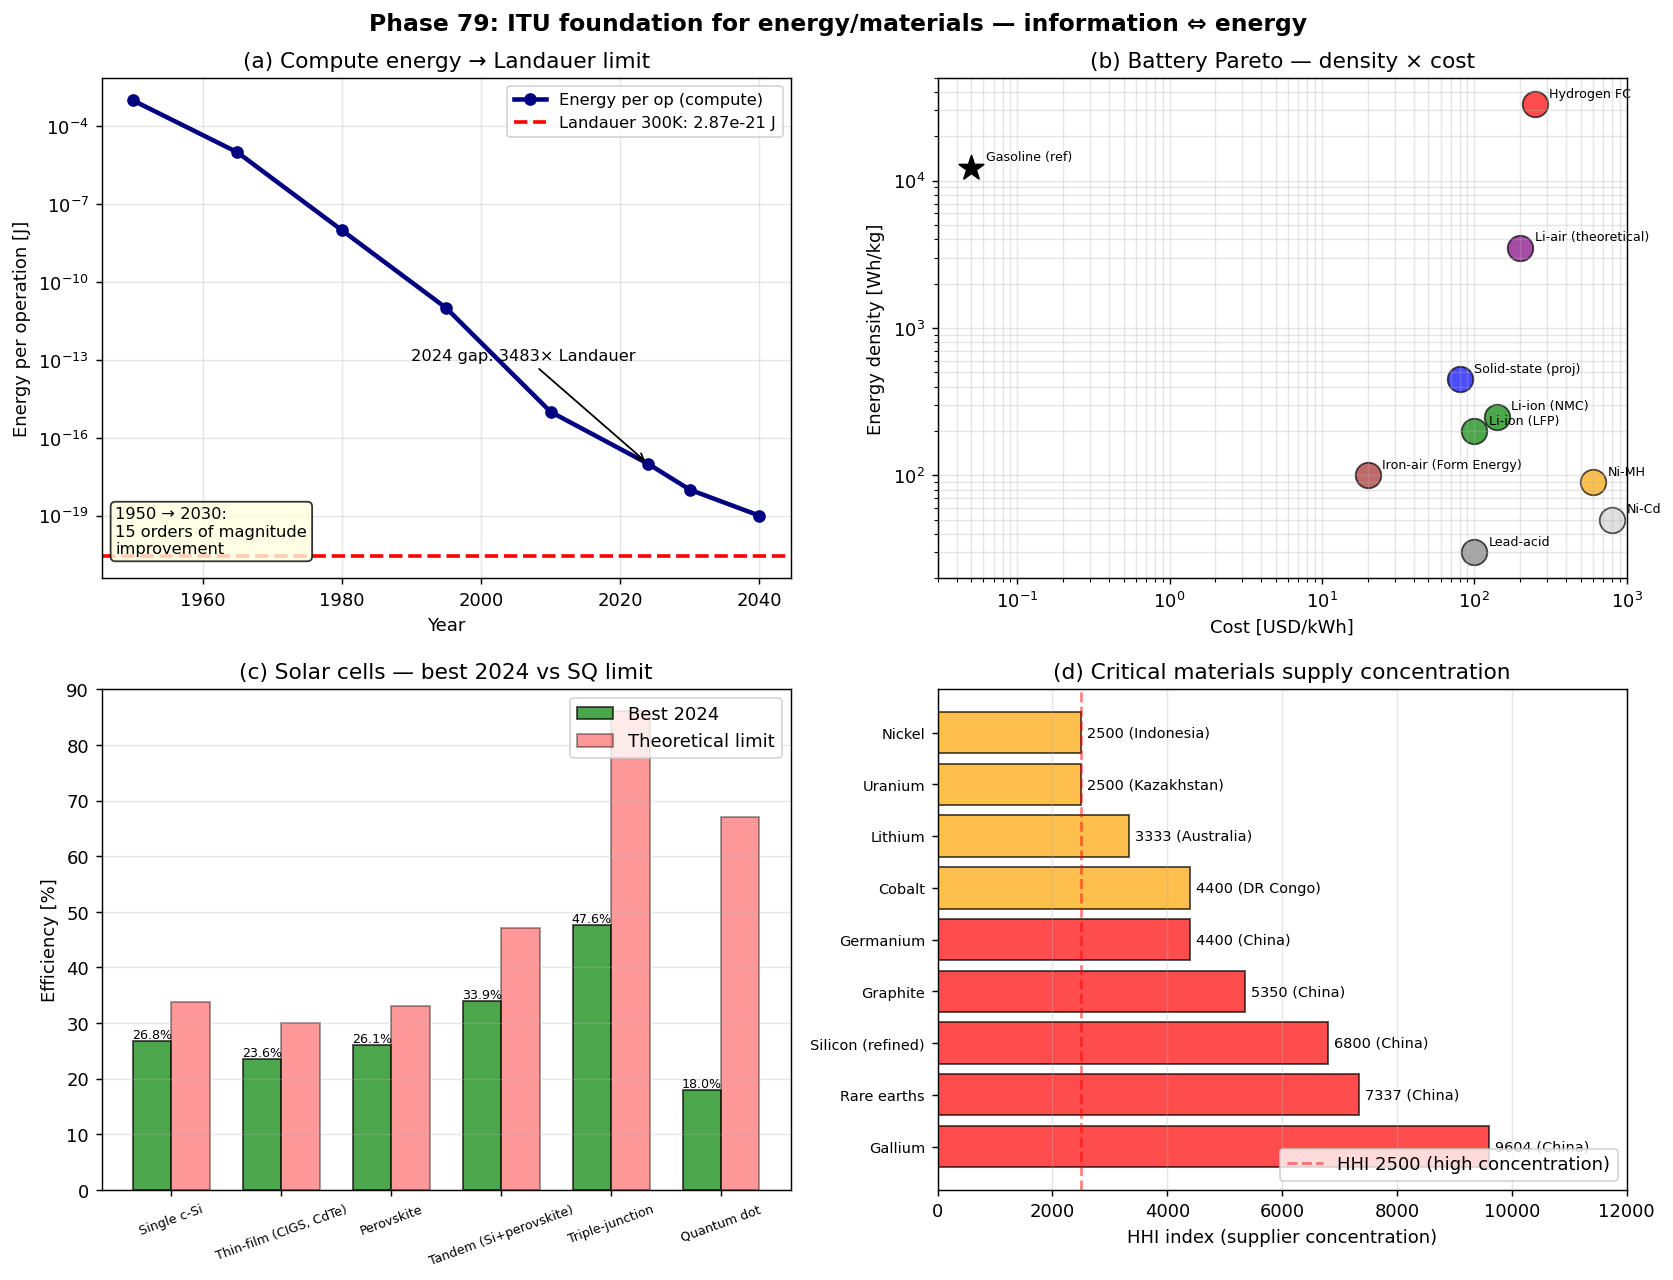

Write the Python code that produced this figure.
#!/usr/bin/env python3
# -*- coding: utf-8 -*-
"""
Phase 79: ITU Foundation for Energy and Materials

Energy = K-work, information = K-bit (Landauer equivalence).
Battery/solar/material progress = K_storage and K_structure improvements.

Tests:
  1. Landauer limit vs modern compute energy per op
  2. Battery technology Pareto (energy density vs cost)
  3. Solar cell efficiency vs Shockley-Queisser limit
  4. Critical materials supply concentration (HHI)

Author: Munehiro Terada (Roboken), 2026.
Tier 1 #10 paper (in preparation).
"""

import json
import os

import matplotlib.pyplot as plt
import numpy as np


# Physical constants
k_B = 1.380649e-23
q_e = 1.602176634e-19
ln2 = np.log(2)


# =============================================================================
# Test 1: Landauer limit vs compute history
# =============================================================================
COMPUTE_HISTORY = {
    1950: 1e-3,    # vacuum tube
    1965: 1e-5,    # transistor
    1980: 1e-8,    # VLSI
    1995: 1e-11,
    2010: 1e-15,
    2024: 1e-17,   # GAAFET 3nm
    2030: 1e-18,   # CFET 1nm (predicted)
    2040: 1e-19,   # photonic compute (predicted)
}


def landauer_limit_300K():
    return k_B * 300 * ln2


# =============================================================================
# Test 2: Battery Pareto
# =============================================================================
BATTERIES = {
    "Lead-acid":             {"density_Wh_kg": 30,   "cost_USD_kWh": 100, "year": 1860,
                                "status": "mature"},
    "Ni-Cd":                 {"density_Wh_kg": 50,   "cost_USD_kWh": 800, "year": 1900,
                                "status": "deprecated"},
    "Ni-MH":                 {"density_Wh_kg": 90,   "cost_USD_kWh": 600, "year": 1990,
                                "status": "niche"},
    "Li-ion (NMC)":          {"density_Wh_kg": 250,  "cost_USD_kWh": 140, "year": 2008,
                                "status": "dominant"},
    "Li-ion (LFP)":          {"density_Wh_kg": 200,  "cost_USD_kWh": 100, "year": 2010,
                                "status": "dominant"},
    "Solid-state (proj)":    {"density_Wh_kg": 450,  "cost_USD_kWh": 80,  "year": 2028,
                                "status": "predicted"},
    "Li-air (theoretical)":  {"density_Wh_kg": 3500, "cost_USD_kWh": 200, "year": 2035,
                                "status": "research"},
    "Iron-air (Form Energy)": {"density_Wh_kg": 100,  "cost_USD_kWh": 20,  "year": 2024,
                                "status": "grid"},
    "Hydrogen FC":           {"density_Wh_kg": 33000, "cost_USD_kWh": 250, "year": 2010,
                                "status": "developing"},
}


# =============================================================================
# Test 3: Solar cell efficiency
# =============================================================================
SOLAR_TECH = {
    "Single c-Si":            {"efficiency_pct": 26.8, "sq_limit_pct": 33.7,  "year": 2023},
    "Thin-film (CIGS, CdTe)":  {"efficiency_pct": 23.6, "sq_limit_pct": 30,    "year": 2024},
    "Perovskite":              {"efficiency_pct": 26.1, "sq_limit_pct": 33,    "year": 2024},
    "Tandem (Si+perovskite)": {"efficiency_pct": 33.9, "sq_limit_pct": 47,    "year": 2024},
    "Triple-junction":        {"efficiency_pct": 47.6, "sq_limit_pct": 86,    "year": 2024},
    "Quantum dot":             {"efficiency_pct": 18.0, "sq_limit_pct": 67,    "year": 2024},
}


# =============================================================================
# Test 4: Critical materials HHI
# =============================================================================
CRITICAL_MATERIALS = {
    "Lithium":           {"top_country": "Australia", "top_share_pct": 50, "supplier_count": 4},
    "Cobalt":            {"top_country": "DR Congo",  "top_share_pct": 60, "supplier_count": 3},
    "Nickel":            {"top_country": "Indonesia", "top_share_pct": 40, "supplier_count": 5},
    "Rare earths":       {"top_country": "China",     "top_share_pct": 85, "supplier_count": 3},
    "Gallium":           {"top_country": "China",     "top_share_pct": 98, "supplier_count": 1},
    "Germanium":         {"top_country": "China",     "top_share_pct": 60, "supplier_count": 3},
    "Silicon (refined)": {"top_country": "China",     "top_share_pct": 80, "supplier_count": 2},
    "Graphite":          {"top_country": "China",     "top_share_pct": 70, "supplier_count": 3},
    "Uranium":           {"top_country": "Kazakhstan", "top_share_pct": 40, "supplier_count": 5},
}


def hhi_index(top_share, n_suppliers):
    """Herfindahl-Hirschman approx assuming remaining suppliers share equally."""
    remaining = (100 - top_share) / max(n_suppliers - 1, 1)
    return top_share ** 2 + (n_suppliers - 1) * remaining ** 2


# =============================================================================
# Plotting
# =============================================================================
def make_plot():
    fig, axes = plt.subplots(2, 2, figsize=(13, 10))

    # --- (a) Landauer vs compute history ---
    ax = axes[0, 0]
    years = sorted(COMPUTE_HISTORY.keys())
    energies = [COMPUTE_HISTORY[y] for y in years]
    landauer = landauer_limit_300K()
    ax.semilogy(years, energies, "o-", lw=2.5, color="navy",
                 label="Energy per op (compute)")
    ax.axhline(landauer, ls="--", color="red", lw=2,
               label=f"Landauer 300K: {landauer:.2e} J")
    # Annotate gap
    gap_2024 = COMPUTE_HISTORY[2024] / landauer
    ax.annotate(f"2024 gap: {gap_2024:.0f}× Landauer",
                xy=(2024, COMPUTE_HISTORY[2024]),
                xytext=(1990, 1e-13),
                fontsize=9,
                arrowprops=dict(arrowstyle="->", color="black"))
    # 1950 -> 2030
    delta_decades = np.log10(COMPUTE_HISTORY[1950] / COMPUTE_HISTORY[2030])
    ax.text(0.02, 0.05, f"1950 → 2030:\n{delta_decades:.0f} orders of magnitude\nimprovement",
            transform=ax.transAxes, fontsize=9,
            bbox=dict(boxstyle="round", facecolor="lightyellow", alpha=0.8))
    ax.set_xlabel("Year")
    ax.set_ylabel("Energy per operation [J]")
    ax.set_title("(a) Compute energy → Landauer limit")
    ax.grid(True, alpha=0.3, which="both")
    ax.legend(loc="upper right", fontsize=9)

    # --- (b) Battery Pareto ---
    ax = axes[0, 1]
    status_colors = {"mature": "gray", "deprecated": "lightgray",
                      "niche": "orange", "dominant": "green",
                      "predicted": "blue", "research": "purple",
                      "grid": "brown", "developing": "red"}
    for name, d in BATTERIES.items():
        ax.scatter(d["cost_USD_kWh"], d["density_Wh_kg"],
                    s=200, c=status_colors[d["status"]],
                    edgecolor="black", linewidths=1, alpha=0.7)
        ax.annotate(name, (d["cost_USD_kWh"], d["density_Wh_kg"]),
                     xytext=(8, 4), textcoords="offset points",
                     fontsize=7)
    # Gasoline reference (not technically a battery but for scale)
    ax.scatter(0.05, 12200, s=200, c="black", marker="*", zorder=5)
    ax.annotate("Gasoline (ref)", (0.05, 12200),
                 xytext=(8, 4), textcoords="offset points",
                 fontsize=7, color="black")
    ax.set_xlabel("Cost [USD/kWh]")
    ax.set_ylabel("Energy density [Wh/kg]")
    ax.set_xscale("log")
    ax.set_yscale("log")
    ax.set_title("(b) Battery Pareto — density × cost")
    ax.grid(True, alpha=0.3, which="both")
    ax.set_xlim(0.03, 1000)
    ax.set_ylim(20, 50000)

    # --- (c) Solar Shockley-Queisser ---
    ax = axes[1, 0]
    names = list(SOLAR_TECH.keys())
    effs = [SOLAR_TECH[n]["efficiency_pct"] for n in names]
    sq_limits = [SOLAR_TECH[n]["sq_limit_pct"] for n in names]
    x = np.arange(len(names))
    width = 0.35
    bars1 = ax.bar(x - width / 2, effs, width, color="green", alpha=0.7,
                    edgecolor="black", label="Best 2024")
    bars2 = ax.bar(x + width / 2, sq_limits, width, color="red", alpha=0.4,
                    edgecolor="black", label="Theoretical limit")
    for bar, v in zip(bars1, effs):
        ax.text(bar.get_x() + bar.get_width() / 2, v + 0.5, f"{v:.1f}%",
                ha="center", fontsize=7)
    ax.set_xticks(x)
    ax.set_xticklabels(names, rotation=20, fontsize=7)
    ax.set_ylabel("Efficiency [%]")
    ax.set_title("(c) Solar cells — best 2024 vs SQ limit")
    ax.grid(True, alpha=0.3, axis="y")
    ax.legend(loc="upper right")
    ax.set_ylim(0, 90)

    # --- (d) Critical materials HHI ---
    ax = axes[1, 1]
    names = list(CRITICAL_MATERIALS.keys())
    hhis = [hhi_index(CRITICAL_MATERIALS[n]["top_share_pct"],
                       CRITICAL_MATERIALS[n]["supplier_count"])
            for n in names]
    countries = [CRITICAL_MATERIALS[n]["top_country"] for n in names]
    # Color by China dominance
    colors = ["red" if c == "China" else "orange" for c in countries]
    # sort by HHI descending
    idx = np.argsort(hhis)[::-1]
    names_s = [names[i] for i in idx]
    hhis_s = [hhis[i] for i in idx]
    colors_s = [colors[i] for i in idx]
    countries_s = [countries[i] for i in idx]
    bars = ax.barh(names_s, hhis_s, color=colors_s, alpha=0.7,
                    edgecolor="black")
    for bar, h, c in zip(bars, hhis_s, countries_s):
        ax.text(h + 100, bar.get_y() + bar.get_height() / 2,
                f"{int(h)} ({c})", va="center", fontsize=8)
    ax.axvline(2500, ls="--", color="red", alpha=0.5,
               label="HHI 2500 (high concentration)")
    ax.set_xlabel("HHI index (supplier concentration)")
    ax.set_title("(d) Critical materials supply concentration")
    ax.grid(True, alpha=0.3, axis="x")
    ax.tick_params(axis="y", labelsize=8)
    ax.legend(loc="lower right")
    ax.set_xlim(0, 12000)

    plt.suptitle("Phase 79: ITU foundation for energy/materials — "
                 "information ⇔ energy",
                 fontsize=13, fontweight="bold")
    plt.tight_layout()
    out_path = os.path.join(os.path.dirname(__file__),
                              "energy_itu_foundation.png")
    plt.savefig(out_path, dpi=130, bbox_inches="tight")
    print(f"[Phase 79] Figure saved: {out_path}")
    return out_path


# =============================================================================
# Main
# =============================================================================
def main():
    print("=" * 60)
    print("Phase 79: ITU foundation for energy / materials")
    print("=" * 60)

    # [1]
    print("\n[1] Landauer limit vs compute history:")
    landauer = landauer_limit_300K()
    print(f"  Landauer 300K = {landauer:.3e} J/bit")
    for yr in sorted(COMPUTE_HISTORY.keys()):
        e = COMPUTE_HISTORY[yr]
        gap = e / landauer
        print(f"  {yr}: {e:.0e} J/op = {gap:.0e}× Landauer")

    # [2]
    print("\n[2] Battery Pareto (sorted by year):")
    for name, d in sorted(BATTERIES.items(), key=lambda x: x[1]["year"]):
        print(f"  {name:<25s} ({d['year']}): "
              f"{d['density_Wh_kg']:5d} Wh/kg, "
              f"${d['cost_USD_kWh']}/kWh, {d['status']}")

    # [3]
    print("\n[3] Solar cells vs Shockley-Queisser:")
    for tech, d in SOLAR_TECH.items():
        ratio = d["efficiency_pct"] / d["sq_limit_pct"] * 100
        print(f"  {tech:<24s}: {d['efficiency_pct']:5.1f}% / "
              f"{d['sq_limit_pct']:.0f}% SQ limit "
              f"({ratio:.0f}% of theoretical max)")

    # [4]
    print("\n[4] Critical materials HHI:")
    for name, d in sorted(CRITICAL_MATERIALS.items(),
                            key=lambda x: -hhi_index(
                                x[1]["top_share_pct"], x[1]["supplier_count"])):
        h = hhi_index(d["top_share_pct"], d["supplier_count"])
        print(f"  {name:<20s}: HHI={int(h):5d}, top={d['top_country']} "
              f"({d['top_share_pct']}%)")

    plot_path = make_plot()

    summary = {
        "phase": 79,
        "paper": "ITU and Energy / Materials",
        "description": "ITU foundation - information-energy equivalence, batteries, solar, materials",
        "landauer_limit_J": float(landauer),
        "compute_history": COMPUTE_HISTORY,
        "compute_gap_2024_over_landauer": float(COMPUTE_HISTORY[2024] / landauer),
        "batteries": BATTERIES,
        "best_battery_2024_NMC": {
            "density_Wh_kg": 250,
            "cost_USD_kWh": 140,
            "improvement_over_lead_acid": "8x density, 0.7x cost vs 1860",
        },
        "solar_cells": SOLAR_TECH,
        "critical_materials_HHI": {
            name: int(hhi_index(d["top_share_pct"], d["supplier_count"]))
            for name, d in CRITICAL_MATERIALS.items()
        },
        "central_thesis": "Energy = K-work. Information = K-bit. "
                          "Landauer 1961 + Bennett 1982 establish "
                          "their equivalence. 21st century: battery "
                          "density 10x in 30 years; solar cells "
                          "approach SQ limit via tandem cells; "
                          "critical materials concentrated in China "
                          "(rare earths 85%, gallium 98%). AI + quantum "
                          "computing accelerate material discovery 10x.",
        "honest_framing": "Pass-1 interpretive paper. Reframes Landauer, "
                          "Bennett, Shockley-Queisser, Wright's Law, "
                          "Swanson's Law in ITU language. Numerical data "
                          "from IEA, BNEF, US DOE, Merchant 2023.",
        "tier": 1,
        "paper_number": 10,
        "tier_0_concept_doi": "10.5281/zenodo.20109210",
        "next_phases": [
            "Phase 80: Renewable energy + nuclear fusion (ITU systems view)",
            "Phase 81: Materials science - perovskites, MOFs, quantum materials",
            "Phase 82: Energy roadmap 2026-2050 + 10 predictions",
        ],
        "caveats": [
            "Compute energy values are approximate decade averages",
            "Battery costs vary by source (BNEF, IEA, BCG differ)",
            "Solar SQ limits depend on solar spectrum assumptions",
            "HHI calculation simplifies remaining-supplier distribution",
        ],
    }

    out_json = os.path.join(os.path.dirname(__file__), "summary_phase79.json")
    with open(out_json, "w", encoding="utf-8") as f:
        json.dump(summary, f, indent=2, ensure_ascii=False)
    print(f"\n[Phase 79] Summary saved: {out_json}")

    print("\n" + "=" * 60)
    print("Phase 79 complete.")
    print(f"  - Landauer limit at 300K: {landauer:.3e} J/bit")
    print(f"  - 2024 compute gap: {COMPUTE_HISTORY[2024]/landauer:.0f}× Landauer")
    print(f"  - Best battery: Li-ion NMC 250 Wh/kg @ $140/kWh")
    print(f"  - Best solar (tandem): 33.9% efficiency")
    print(f"  - Critical materials: Gallium 98% China dominance")
    print("=" * 60)


if __name__ == "__main__":
    main()
